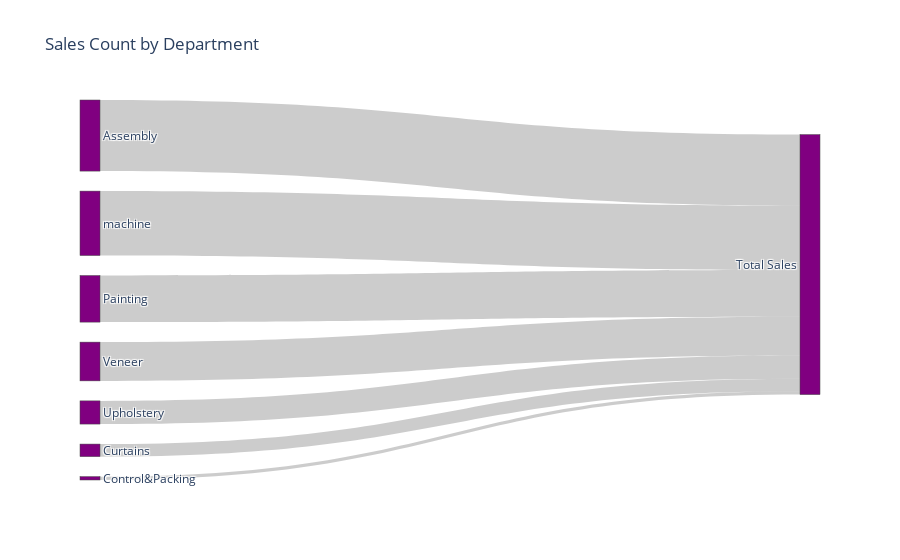

Notebook code for this chart:
### Code cell
dept_counts = df["Department"].value_counts()
labels = dept_counts.index.tolist() + ["Total Sales"]
sources = list(range(len(dept_counts)))
targets = [len(dept_counts)] * len(dept_counts)  # Linking departments to 'Total Sales'
values = dept_counts.values.tolist()

fig = go.Figure(go.Sankey(
    node={"label": labels, "color": "purple"},
    link={"source": sources, "target": targets, "value": values}
))

fig.update_layout(title_text="Sales Count by Department", font_size=12)
fig.show()

### Figure 1 — Plotly figure (JSON) as saved in the notebook; plotly's stock layout.template omitted (floating-point values rounded to 4 significant figures)
{"data": [{"link": {"source": [0, 1, 2, 3, 4, 5, 6], "target": [7, 7, 7, 7, 7, 7, 7], "value": [3017, 2734, 1977, 1645, 984, 533, 143]}, "node": {"color": "purple", "label": ["Assembly", "machine", "Painting", "Veneer", "Upholstery", "Curtains", "Control&Packing", "Total Sales"]}, "type": "sankey"}], "layout": {"autosize": true, "font": {"size": 12}, "title": {"text": "Sales Count by Department"}}}
